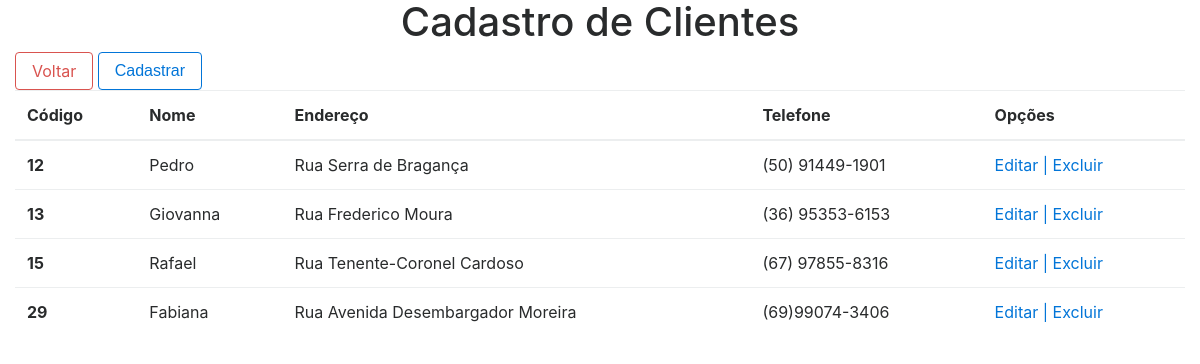
The page /view/tabelaClientes.php on the database as committed earlier.
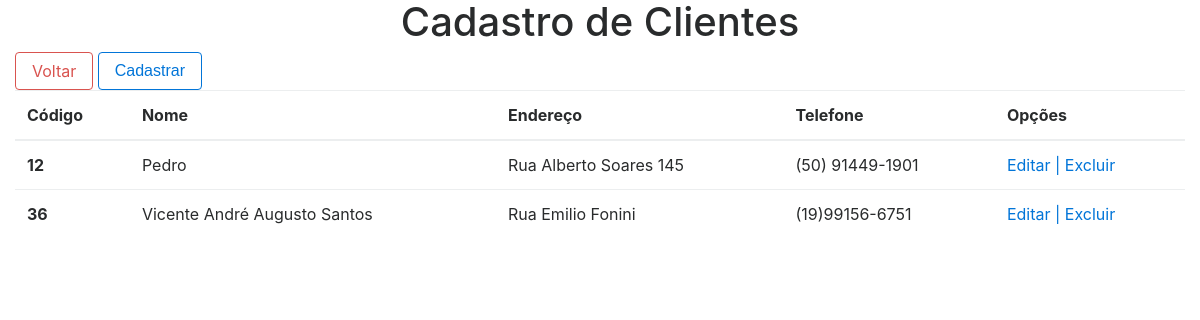
The same page on the database as committed later.
### tables this page shows
CREATE TABLE `cliente` (
  `id` int(11) NOT NULL,
  `nome` varchar(50) NOT NULL,
  `endereco` varchar(100) NOT NULL,
  `telefone` varchar(50) NOT NULL
);

### controller/clienteController.php (called while the page is built, shortened)
<?php
require "../model/conexao.php";
require "../model/cliente.php";
$id = isset($_POST['id']) ? $_POST['id'] : "";
$nome = isset($_POST['nome']) ? $_POST['nome'] : "";
$endereco = isset($_POST['endereco']) ? $_POST['endereco'] : "";
$telefone = isset($_POST['telefone']) ? $_POST['telefone'] : "";
$objCliente = new Cliente();
$objCliente->setId($id);
$objCliente->setNome($nome);
$objCliente->setEndereco($endereco);
$objCliente->setTelefone($telefone);
$dados = $objCliente->listarTodos($conexao);

### model/cliente.php (called while the page is built, shortened)
<?php
class Cliente
{
    public function listarTodos($conexao)
    {
        $sqlstring = "Select * from cliente";
        $dados = $conexao->query($sqlstring);
        return $dados;
    }
}

### view/tabelaClientes.php (the view, shortened to what this page needs)
<?php
require "header.php";
require "../controller/clienteController.php";
?>
<body>
    <div class="container-fluid">
        <h1 class="d-flex justify-content-center">Cadastro de Clientes</h1>
        <a href="index.php" class="btn btn-outline-danger">Voltar</a>
        <button type="button" class="btn btn-outline-primary" data-toggle="modal" data-target="#modalCliente">Cadastrar</button>
        <div>
            <table class="table table-hover">
                <thead>
                    <tr>
                        <th scope="col">Código</th>
                        <th scope="col">Nome</th>
                        <th scope="col">Endereço</th>
                        <th scope="col">Telefone</th>
                        <th scope="col">Opções</th>
                    </tr>
                </thead>
                <tbody>
                    <?php
                    while ($objcli = $dados->fetch_object()) {
                    ?>
                        <tr>
                            <th scope="row"><?php echo $objcli->id; ?></th>
                            <td><?php echo $objcli->nome; ?></td>
                            <td><?php echo $objcli->endereco; ?></td>
                            <td><?php echo $objcli->telefone; ?></td>
                            <td><a href="editarCliente.php?id=<?php echo $objcli->id ?>&acao=editar">
                                    Editar | </a>
                                <a href="#" onclick="javascript: if (confirm('Você realmente deseja excluir este cliente?'))location.href='../controller/clienteController.php?id=<?php echo $objcli->id ?>&acao=excluir'">
                                    Excluir </a>
                            </td>
                        </tr>
                    <?php } ?>
                </tbody>
            </table>
        </div>
    </div>
</body>
</html>

Rows that differ between the two databases and show on the page:
removed cliente: id "13", nome "Giovanna", endereco "Rua Frederico Moura", telefone "(36) 95353-6153"
removed cliente: id "15", nome "Rafael", endereco "Rua Tenente-Coronel Cardoso", telefone "(67) 97855-8316"
removed cliente: id "29", nome "Fabiana", endereco "Rua Avenida Desembargador Moreira", telefone "(69)99074-3406"
changed cliente "Pedro": endereco "Rua Serra de Bragança" → "Rua Alberto Soares 145"
added cliente: id "36", nome "Vicente André Augusto Santos", endereco "Rua Emilio Fonini", telefone "(19)99156-6751"
